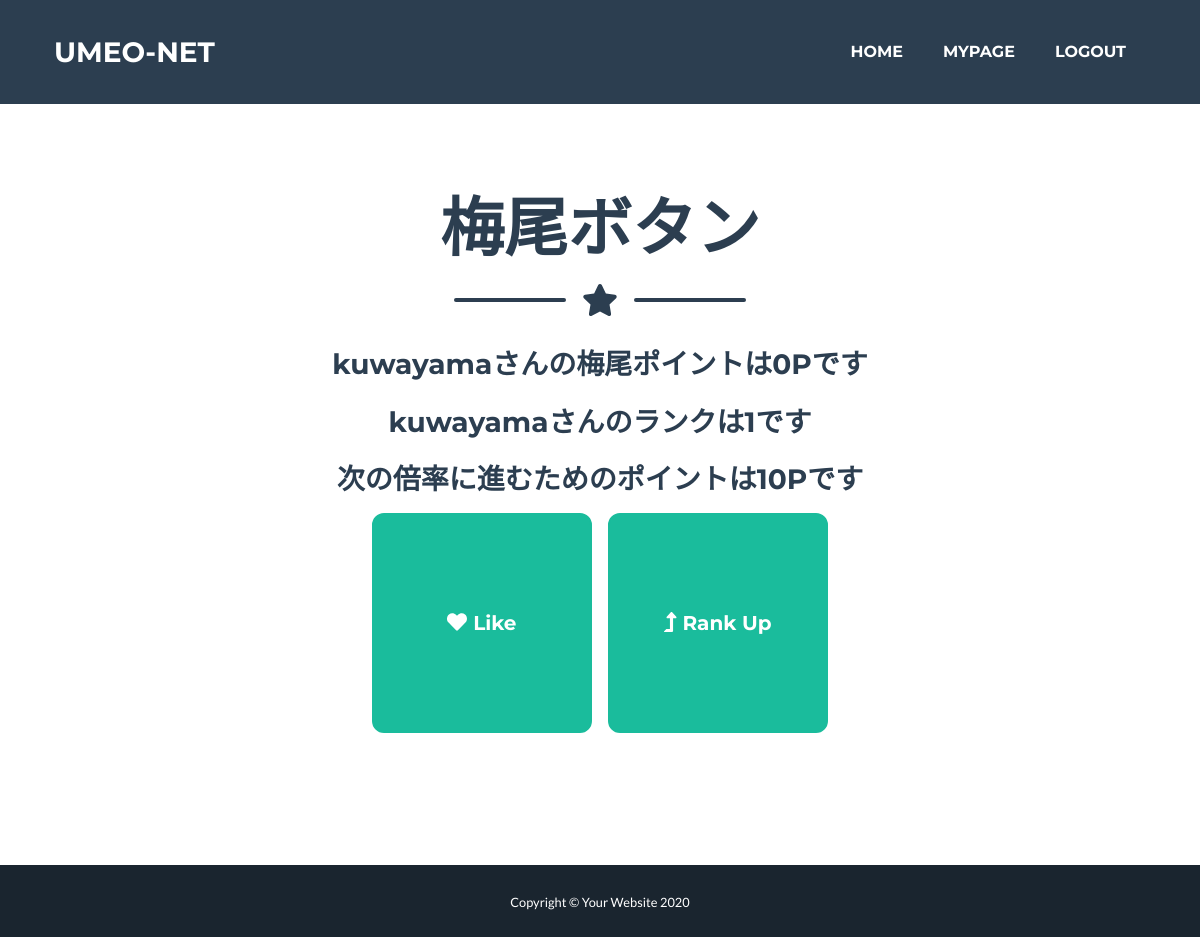
Page /umeo_site/button/ (signed in) on the committed database.
### users/models.py (models this page shows, shortened)
class User(AbstractBaseUser, PermissionsMixin):
    username_validator = UnicodeUsernameValidator()
    username = models.CharField(
        _('username'),
        max_length=150,
        unique=True,
        help_text=_('Required. 150 characters or fewer. Letters, digits and @/./+/-/_ only.'),
        validators=[username_validator],
        error_messages={
            'unique': _("A user with that username already exists."),
        },
    )
    first_name = models.CharField(_('first name'), max_length=150, blank=True)
    last_name = models.CharField(_('last name'), max_length=150, blank=True)
    email = models.EmailField(_('email address'), blank=True)
    umeop = models.IntegerField(_('Umeo Point'), default=0, blank=True)
    stock = models.IntegerField(_('Stock'), default=0, blank=True)
    bairitsu = models.IntegerField(_('Bairitsu'), default=1, blank=True)
    is_staff = models.BooleanField(
        _('staff status'),
        default=False,
        help_text=_('Designates whether the user can log into this admin site.'),
    )
    is_active = models.BooleanField(
        _('active'),
        default=True,
        help_text=_(
            'Designates whether this user should be treated as active. '
            'Unselect this instead of deleting accounts.'
        ),
    )
    date_joined = models.DateTimeField(_('date joined'), default=timezone.now)
    objects = UserManager()
    EMAIL_FIELD = 'email'
    USERNAME_FIELD = 'username'
    REQUIRED_FIELDS = ['email']
    class Meta:
        verbose_name = _('user')
        verbose_name_plural = _('users')

### umeo_site/views.py (the view)
# urls.py: path('button/', views.UmeoButtonView,name="button"),
@login_required
def UmeoButtonView(request):
    user = request.user
    if request.method == 'POST':
        user.umeop += user.bairitsu
        user.save()
    return render(request, 'umeo_site/button.html')

### umeo_site/templatetags/utils.py (called while the page is built)
@register.filter(name="next_point")
def multipliy(value, args):
    return value * value * args

### umeo_site/templates/umeo_site/button.html (shortened to what this page needs)
{% extends 'umeo_site/base.html' %}
{% load static %}
{% block content%}
{% load utils %}
<header class="masthead text-secondary text-center">
    <div class="container d-flex align-items-center flex-column">
        <h1 class="masthead-heading text-uppercase mb-0">梅尾ボタン</h1>
        <div class="divider-custom">
            <div class="divider-custom-line"></div>
            <div class="divider-custom-icon"><i class="fas fa-star"></i></div>
            <div class="divider-custom-line"></div>
        </div>
        <h3 class="">{{ user.username }}さんの梅尾ポイントは{{ user.umeop }}Pです</p>
        <h3 class="">{{ user.username }}さんのランクは{{ user.bairitsu }}です</p>
        <h3 class="mb-5">次の倍率に進むためのポイントは{{ user.bairitsu|next_point:10 }}Pです</p>
        <div style="display:inline-flex">
        <form action="{% url 'umeo_site:button' %}" method="POST" class="form-inline mr-3">
            <button type="submit" style="width:220px;height:220px" class="btn btn-primary btn-lg font-weight-bold"><i class="fas fa-heart"></i> Like</button>
        </form>
        <br>
        <form action="{%url 'umeo_site:change' %}" method="post" class="form-inline">
            <button type="submit" style="width:220px;height:220px" class="btn btn-primary btn-lg font-weight-bold umeo_button"><i class="fas fa-level-up-alt"></i> Rank Up</button>
        </form>
        </div>
    </div>
</header>
{% endblock %}

### rows in the picture
User: username "kuwayama", umeop "0", bairitsu "1", bairitsu|next_point "10"
